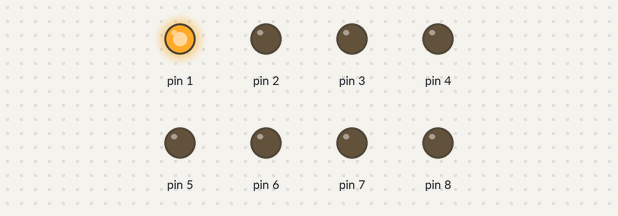
Bench run of a sketch on a simulated Arduino Uno, built with avr-gcc and run on an emulated ATmega328P. Parts: output pins drawn as LEDs (lit = HIGH).

Above: at 0.15 s.
At 0.75 s:
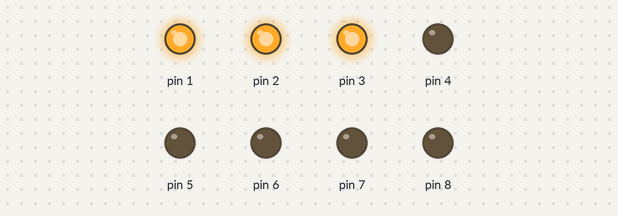
At 1.35 s:
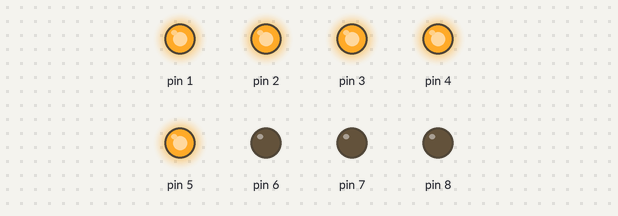
At 2.85 s:
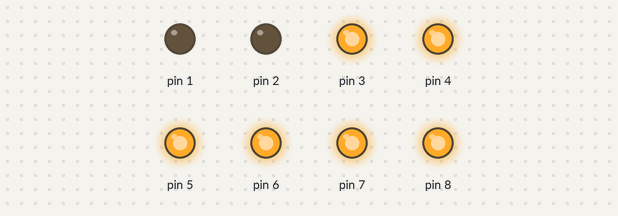
At 4.35 s:
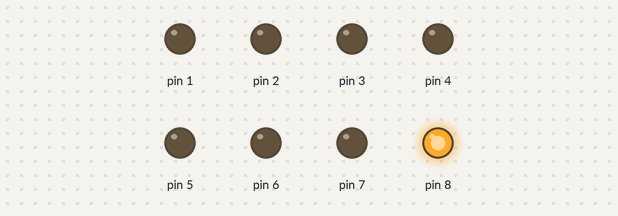
At 5.85 s:
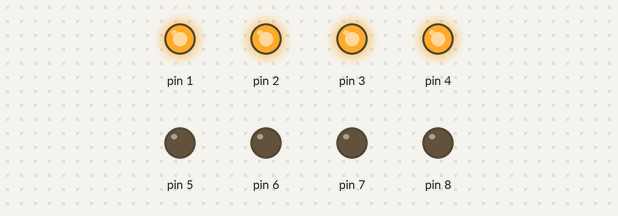
Timing chart, 0 to 6.2 s (numbered marks = the images above):
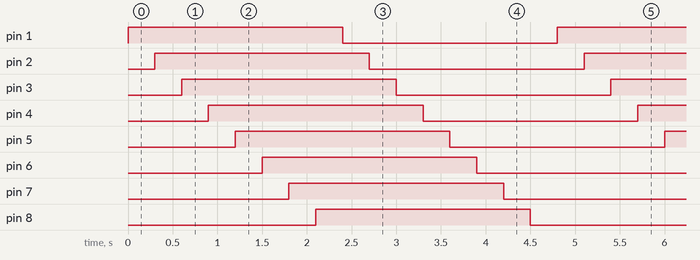

Measured:
- by itself, pin 1–8: alternates HIGH for 2.4 s and LOW for 2.4 s
- by itself, everything shown: repeats every 4.8 s, in 16 steps

The sketch:

project_29_code.ino
```cpp
void setup() {
  // Set pins 1 to 8 as OUTPUT
  for (int ledPin = 1; ledPin <= 8; ledPin++) {
    pinMode(ledPin, OUTPUT);
  }
}

void loop() {
  // Turn on LEDs one by one (flowing effect)
  for (int ledPin = 1; ledPin <= 8; ledPin++) {
    digitalWrite(ledPin, HIGH);  // Turn on LED
    delay(300);                  // Wait
  }

  // Turn off LEDs one by one (flowing off effect)
  for (int ledPin = 1; ledPin <= 8; ledPin++) {
    digitalWrite(ledPin, LOW);   // Turn off LED
    delay(300);                  // Wait
  }
}
```
